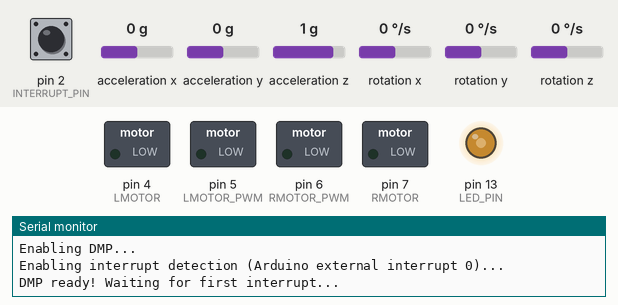
Recording of a sketch running on a simulated Arduino Uno, built with avr-gcc and run on an emulated ATmega328P. On the bench: switched loads named in the sketch (green lamp = pin HIGH), output pins drawn as LEDs (lit = HIGH), the last lines printed to the serial monitor. Inputs (shaded band) come from the test bench; at power-on: acceleration x 0 g, acceleration y 0 g, pin 2 (INTERRUPT_PIN) LOW, acceleration z 1 g, rotation x 0 °/s, rotation y 0 °/s, rotation z 0 °/s. The sensor or clock chip raises its interrupt line as the real part does.

Above: at 1.7 s.
1.8 s: acceleration x set to -1.4 g
At 3.62 s:
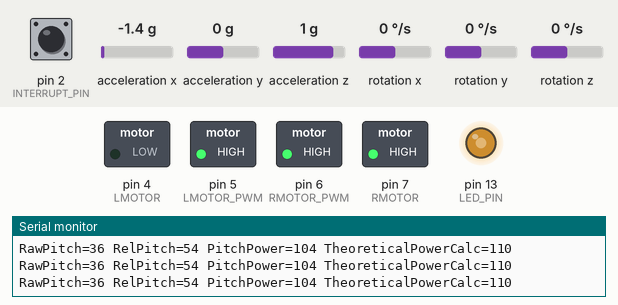
4.8 s: acceleration x set to 0 g
At 5.54 s:
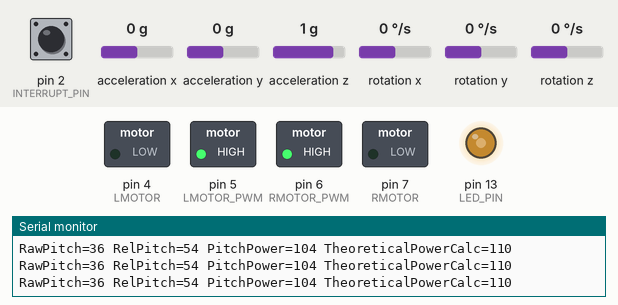
7.8 s: acceleration x set to 0.8 g
At 7.98 s:
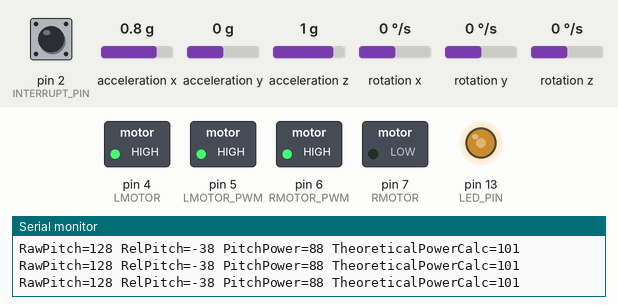
10.8 s: acceleration y set to -1.4 g
Timing chart, 0 to 14.8 s (numbered marks = the images above; inputs shaded):
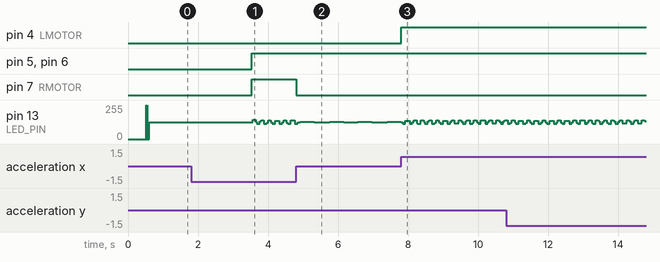

The sketch:

SelfBalancingBot2.ino
```cpp
/******************************************************************************
# Simple self-balancing robot code for Arduino w. MPU 6050
# Implemented based off Jeff Rowberg's MPU 6050 + Teapot impl.
# Sheridan College Robotics, 2019
******************************************************************************/

#include "math.h"

// I2Cdev and MPU6050 must be installed as libraries, or else the .cpp/.h files
// for both classes must be in the include path of your project
#include "I2Cdev.h"

#include "MPU6050_6Axis_MotionApps20.h"

// Arduino Wire library is required if I2Cdev I2CDEV_ARDUINO_WIRE implementation
// is used in I2Cdev.h
#if I2CDEV_IMPLEMENTATION == I2CDEV_ARDUINO_WIRE
    #include "Wire.h"
#endif

// class default I2C address is 0x68
// specific I2C addresses may be passed as a parameter here
// AD0 low = 0x68 (default for SparkFun breakout and InvenSense evaluation board)
// AD0 high = 0x69
MPU6050 mpu;
//MPU6050 mpu(0x69); // <-- use for AD0 high

/* =========================================================================
   NOTE: In addition to connection 3.3v, GND, SDA, and SCL, this sketch
   depends on the MPU-6050's INT pin being connected to the Arduino's
   external interrupt #0 pin. On the Arduino Uno and Mega 2560, this is
   digital I/O pin 2.
 * ========================================================================= */


// uncomment "OUTPUT_READABLE_QUATERNION" if you want to see the actual
// quaternion components in a [w, x, y, z] format (not best for parsing
// on a remote host such as Processing or something though)
//#define OUTPUT_READABLE_QUATERNION

// uncomment "OUTPUT_READABLE_EULER" if you want to see Euler angles
// (in degrees) calculated from the quaternions coming from the FIFO.
// Note that Euler angles suffer from gimbal lock (for more info, see
// http://en.wikipedia.org/wiki/Gimbal_lock)
//#define OUTPUT_READABLE_EULER

// uncomment "OUTPUT_READABLE_YAWPITCHROLL" if you want to see the yaw/
// pitch/roll angles (in degrees) calculated from the quaternions coming
// from the FIFO. Note this also requires gravity vector calculations.
// Also note that yaw/pitch/roll angles suffer from gimbal lock (for
// more info, see: http://en.wikipedia.org/wiki/Gimbal_lock)
#define OUTPUT_READABLE_YAWPITCHROLL

// uncomment "OUTPUT_READABLE_REALACCEL" if you want to see acceleration
// components with gravity removed. This acceleration reference frame is
// not compensated for orientation, so +X is always +X according to the
// sensor, just without the effects of gravity. If you want acceleration
// compensated for orientation, us OUTPUT_READABLE_WORLDACCEL instead.
//#define OUTPUT_READABLE_REALACCEL

// uncomment "OUTPUT_READABLE_WORLDACCEL" if you want to see acceleration
// components with gravity removed and adjusted for the world frame of
// reference (yaw is relative to initial orientation, since no magnetometer
// is present in this case). Could be quite handy in some cases.
//#define OUTPUT_READABLE_WORLDACCEL

// uncomment "OUTPUT_TEAPOT" if you want output that matches the
// format used for the InvenSense teapot demo
//#define OUTPUT_TEAPOT


#define INTERRUPT_PIN 2  // use pin 2 on Arduino Uno & most boards
#define LED_PIN 13 // (Arduino is 13, Teensy is 11, Teensy++ is 6)
bool blinkState = false;

// MPU control/status vars
bool dmpReady = false;  // set true if DMP init was successful
uint8_t mpuIntStatus;   // holds actual interrupt status byte from MPU
uint8_t devStatus;      // return status after each device operation (0 = success, !0 = error)
uint16_t packetSize;    // expected DMP packet size (default is 42 bytes)
uint16_t fifoCount;     // count of all bytes currently in FIFO
uint8_t fifoBuffer[64]; // FIFO storage buffer

// orientation/motion vars
Quaternion q;           // [w, x, y, z]         quaternion container
VectorInt16 aa;         // [x, y, z]            accel sensor measurements
VectorInt16 aaReal;     // [x, y, z]            gravity-free accel sensor measurements
VectorInt16 aaWorld;    // [x, y, z]            world-frame accel sensor measurements
VectorFloat gravity;    // [x, y, z]            gravity vector
float euler[3];         // [psi, theta, phi]    Euler angle container
float ypr[3];           // [yaw, pitch, roll]   yaw/pitch/roll container and gravity vector
int j = 0;
float correct = 0.0f;


// packet structure for InvenSense teapot demo
uint8_t teapotPacket[14] = { '$', 0x02, 0,0, 0,0, 0,0, 0,0, 0x00, 0x00, '\r', '\n' };


// L298 Motor Shield Config
#define LMOTOR 4
#define LMOTOR_PWM 5
#define RMOTOR 7
#define RMOTOR_PWM 6

// Gyro Offsets
#define GYRO_X_OFFSET   -8
#define GYRO_Y_OFFSET   37
#define GYRO_Z_OFFSET   68
#define ACCEL_X_OFFSET  1635
#define ACCEL_Y_OFFSET  -4236
#define ACCEL_Z_OFFSET  1788


// ================================================================
// ===               INTERRUPT DETECTION ROUTINE                ===
// ================================================================

volatile bool mpuInterrupt = false;     // indicates whether MPU interrupt pin has gone high
void dmpDataReady() {
    mpuInterrupt = true;
}


// ================================================================
// ===                      INITIAL SETUP                       ===
// ================================================================

void setup() {

    // Motor Shield
    pinMode(LMOTOR, OUTPUT);
    pinMode(LMOTOR_PWM, OUTPUT);
    pinMode(RMOTOR, OUTPUT);
    pinMode(RMOTOR_PWM, OUTPUT);

    // join I2C bus (I2Cdev library doesn't do this automatically)
    #if I2CDEV_IMPLEMENTATION == I2CDEV_ARDUINO_WIRE
        Wire.begin();
        Wire.setClock(400000); // 400kHz I2C clock. Comment this line if having compilation difficulties
    #elif I2CDEV_IMPLEMENTATION == I2CDEV_BUILTIN_FASTWIRE
        Fastwire::setup(400, true);
    #endif

    // initialize serial communication
    // (115200 chosen because it is required for Teapot Demo output, but it's
    // really up to you depending on your project)
    Serial.begin(115200);
    while (!Serial); // wait for Leonardo enumeration, others continue immediately

    // NOTE: 8MHz or slower host processors, like the Teensy @ 3.3V or Arduino
    // Pro Mini running at 3.3V, cannot handle this baud rate reliably due to
    // the baud timing being too misaligned with processor ticks. You must use
    // 38400 or slower in these cases, or use some kind of external separate
    // crystal solution for the UART timer.

    // initialize device
    Serial.println(F("Initializing I2C devices..."));
    mpu.initialize();
    pinMode(INTERRUPT_PIN, INPUT);

    // verify connection
    Serial.println(F("Testing device connections..."));
    Serial.println(mpu.testConnection() ? F("MPU6050 connection successful") : F("MPU6050 connection failed"));

    while (Serial.available() && Serial.read()); // empty buffer again

    // load and configure the DMP
    Serial.println(F("Initializing DMP..."));
    devStatus = mpu.dmpInitialize();

    mpu.setXGyroOffset(GYRO_X_OFFSET);
    mpu.setYGyroOffset(GYRO_Y_OFFSET);
    mpu.setZGyroOffset(GYRO_Z_OFFSET);
    mpu.setXAccelOffset(ACCEL_X_OFFSET);
    mpu.setYAccelOffset(ACCEL_Y_OFFSET);
    mpu.setZAccelOffset(ACCEL_Z_OFFSET);

    // make sure it worked (returns 0 if so)
    if (devStatus == 0) {
        // Calibration Time: generate offsets and calibrate our MPU6050
        mpu.CalibrateAccel(6);
        mpu.CalibrateGyro(6);
        mpu.PrintActiveOffsets();
        // turn on the DMP, now that it's ready
        Serial.println(F("Enabling DMP..."));
        mpu.setDMPEnabled(true);

        // enable Arduino interrupt detection
        Serial.print(F("Enabling interrupt detection (Arduino external interrupt "));
        Serial.print(digitalPinToInterrupt(INTERRUPT_PIN));
        Serial.println(F(")..."));
        attachInterrupt(digitalPinToInterrupt(INTERRUPT_PIN), dmpDataReady, RISING);
        mpuIntStatus = mpu.getIntStatus();

        // set our DMP Ready flag so the main loop() function knows it's okay to use it
        Serial.println(F("DMP ready! Waiting for first interrupt..."));
        dmpReady = true;

        // get expected DMP packet size for later comparison
        packetSize = mpu.dmpGetFIFOPacketSize();
    } else {
        // ERROR!
        // 1 = initial memory load failed
        // 2 = DMP configuration updates failed
        // (if it's going to break, usually the code will be 1)
        Serial.print(F("DMP Initialization failed (code "));
        Serial.print(devStatus);
        Serial.println(F(")"));
    }

    // configure LED for output
    pinMode(LED_PIN, OUTPUT);
}


// ================================================================
// ===                    MAIN PROGRAM LOOP                     ===
// ================================================================

void loop() {
    // if programming failed, don't try to do anything
    if (!dmpReady) return;

    // wait for MPU interrupt or extra packet(s) available
    while (!mpuInterrupt && fifoCount < packetSize) {
        if (mpuInterrupt && fifoCount < packetSize) {
          // try to get out of the infinite loop
          fifoCount = mpu.getFIFOCount();
        }

        // other program behavior stuff here
    }

    // reset interrupt flag and get INT_STATUS byte
    mpuInterrupt = false;
    mpuIntStatus = mpu.getIntStatus();

    // get current FIFO count
    fifoCount = mpu.getFIFOCount();
  	if(fifoCount < packetSize){
  	        //Lets go back and wait for another interrupt. We shouldn't be here, we got an interrupt from another event
  			// This is blocking so don't do it   while (fifoCount < packetSize) fifoCount = mpu.getFIFOCount();
  	}

    // check for overflow (this should never happen unless our code is too inefficient)
    else if ((mpuIntStatus & _BV(MPU6050_INTERRUPT_FIFO_OFLOW_BIT)) || fifoCount >= 1024) {
        // reset so we can continue cleanly
        mpu.resetFIFO();
      //  fifoCount = mpu.getFIFOCount();  // will be zero after reset no need to ask
        Serial.println(F("FIFO overflow!"));

    // otherwise, check for DMP data ready interrupt (this should happen frequently)
    } else if (mpuIntStatus & _BV(MPU6050_INTERRUPT_DMP_INT_BIT)) {

        // read a packet from FIFO
      	while(fifoCount >= packetSize) { // Lets catch up to NOW, someone is using the dreaded delay()!
      		mpu.getFIFOBytes(fifoBuffer, packetSize);
      		// track FIFO count here in case there is > 1 packet available
      		// (this lets us immediately read more without waiting for an interrupt)
      		fifoCount -= packetSize;
      	}

       //drive(ypr[1] * 180/M_PI);

        #ifdef OUTPUT_READABLE_QUATERNION
            // display quaternion values in easy matrix form: w x y z
            mpu.dmpGetQuaternion(&q, fifoBuffer);
            Serial.print("quat\t");
            Serial.print(q.w);
            Serial.print("\t");
            Serial.print(q.x);
            Serial.print("\t");
            Serial.print(q.y);
            Serial.print("\t");
            Serial.println(q.z);
        #endif

        #ifdef OUTPUT_READABLE_EULER
            // display Euler angles in degrees
            mpu.dmpGetQuaternion(&q, fifoBuffer);
            mpu.dmpGetEuler(euler, &q);
            Serial.print("euler\t");
            Serial.print(euler[0] * 180/M_PI);
            Serial.print("\t");
            Serial.print(euler[1] * 180/M_PI);
            Serial.print("\t");
            Serial.println(euler[2] * 180/M_PI);
        #endif

        #ifdef OUTPUT_READABLE_YAWPITCHROLL
          mpu.dmpGetQuaternion(&q, fifoBuffer);
          mpu.dmpGetGravity(&gravity, &q);
          mpu.dmpGetYawPitchRoll(ypr, &q, &gravity);
          // Yaw, Pitch, Roll values - Radians to degrees
          ypr[0] = ypr[0] * 180 / M_PI;
          ypr[1] = ypr[1] * 180 / M_PI;
          ypr[2] = ypr[2] * 180 / M_PI;

          // Skip 300 readings (self-calibration process)
          if (j <= 300) {
            correct = ypr[0]; // Yaw starts at random value, so we capture last value after 300 readings
            j++;
          }
          // After 300 readings
          else {
            ypr[0] = ypr[0] - correct; // Set the Yaw to 0 deg - subtract  the last random Yaw value from the currrent value to make the Yaw 0 degrees
            // Map the values of the MPU6050 sensor from -90 to 90 to values suatable for the servo control from 0 to 180
            int servo0Value = map(ypr[0], -90, 90, 0, 180);
            int servo1Value = map(ypr[1], -90, 90, 0, 180);
            int servo2Value = map(ypr[2], -90, 90, 180, 0);

            newDrive(servo1Value);

            // Control the servos according to the MPU6050 orientation
            // Debug
            //servo0.write(servo0Value);
            //servo1.write(servo1Value);
            //servo2.write(servo2Value);
            //Serial.print("x\t");
            //Serial.print(servo0Value);
            //Serial.print("y\t");
            //Serial.print(servo1Value);
            //Serial.print("z\t");
            //Serial.println(servo2Value);
          }
        #endif

        #ifdef OUTPUT_READABLE_REALACCEL
            // display real acceleration, adjusted to remove gravity
            mpu.dmpGetQuaternion(&q, fifoBuffer);
            mpu.dmpGetAccel(&aa, fifoBuffer);
            mpu.dmpGetGravity(&gravity, &q);
            mpu.dmpGetLinearAccel(&aaReal, &aa, &gravity);
            Serial.print("areal\t");
            Serial.print(aaReal.x);
            Serial.print("\t");
            Serial.print(aaReal.y);
            Serial.print("\t");
            Serial.println(aaReal.z);
        #endif

        #ifdef OUTPUT_READABLE_WORLDACCEL
            // display initial world-frame acceleration, adjusted to remove gravity
            // and rotated based on known orientation from quaternion
            mpu.dmpGetQuaternion(&q, fifoBuffer);
            mpu.dmpGetAccel(&aa, fifoBuffer);
            mpu.dmpGetGravity(&gravity, &q);
            mpu.dmpGetLinearAccel(&aaReal, &aa, &gravity);
            mpu.dmpGetLinearAccelInWorld(&aaWorld, &aaReal, &q);
            Serial.print("aworld\t");
            Serial.print(aaWorld.x);
            Serial.print("\t");
            Serial.print(aaWorld.y);
            Serial.print("\t");
            Serial.println(aaWorld.z);
        #endif

        #ifdef OUTPUT_TEAPOT
            // display quaternion values in InvenSense Teapot demo format:
            teapotPacket[2] = fifoBuffer[0];
            teapotPacket[3] = fifoBuffer[1];
            teapotPacket[4] = fifoBuffer[4];
            teapotPacket[5] = fifoBuffer[5];
            teapotPacket[6] = fifoBuffer[8];
            teapotPacket[7] = fifoBuffer[9];
            teapotPacket[8] = fifoBuffer[12];
            teapotPacket[9] = fifoBuffer[13];
            Serial.write(teapotPacket, 14);
            teapotPacket[11]++; // packetCount, loops at 0xFF on purpose
        #endif

        // blink LED to indicate activity
        blinkState = !blinkState;
        digitalWrite(LED_PIN, blinkState);
    }
}

/**
 * Based on pitch, discern:
 * - Relative pitch
 * - Motor drive power
 * - Direction (opposite of pitch dir)
 */
void newDrive(int pitch) {

  int relPitch = 90 - pitch;
  int pitchPwr = abs(relPitch) + 50;

  String debugMsg = "RawPitch=" + String(pitch) + " RelPitch=" + String(relPitch) + " PitchPower=" + String(pitchPwr) + " TheoreticalPowerCalc=" + String(powerCalc(relPitch));

  if(relPitch < 0) {
    Serial.println(debugMsg);
    driveForward(powerCalc(pitchPwr));

  } else if(relPitch > 0) {
    Serial.println(debugMsg);
    driveReverse(powerCalc(pitchPwr));

  } else {
    halt();
  }

}


void drive(float pitch) {

  float threshold = 4;

  String msg;

  if(pitch <= -threshold) {
    msg = "TURN FORWARD " + String("(") + String(pitch, 5) + String(")") + " WITH PWM OF " + String(powerCalc(pitch));
    Serial.println(msg);
    driveForward(pitch);
  } else if(pitch >= threshold) {
    msg = "TURN BACK " + String("(") + String(pitch, 5) + String(")") + " WITH PWM OF " + String(powerCalc(pitch));
    Serial.println(msg);
    driveReverse(pitch);
  } else {
    halt();
  }
}

/**
 * Derive PWM signal for L293 enable
 * Takes into account PWN range, and through some really bad math,
 *  smoothens (is this even a word) the signal on rise/drops
 */
int powerCalc(float pitch) {

  int powerDrop = 0;
  // just like most things, based on a pure, dumb, assumption
  int multiplier = 64;

  // note to self, perhaps consider quadratic model? logarithmetic too steep...
  float floatPwr = multiplier * log10(abs(pitch)) - powerDrop;

  return (int) floatPwr;
}


void driveForward(int power) {
    digitalWrite(LMOTOR, HIGH);
    digitalWrite(LMOTOR_PWM, power);

    digitalWrite(RMOTOR, LOW);
    digitalWrite(RMOTOR_PWM, power);
}


void driveReverse(int power) {
    digitalWrite(LMOTOR, LOW);
    digitalWrite(LMOTOR_PWM, power);

    digitalWrite(RMOTOR, HIGH);
    digitalWrite(RMOTOR_PWM, power);
}

/**
 * Motor halt via enable low on both EN1 & EN2
 */
void halt() {
    digitalWrite(LMOTOR, 0);
    digitalWrite(RMOTOR, 0);
}
```

Measured:
- after the input at 1.8 s, pin 5 (LMOTOR_PWM), pin 6 (RMOTOR_PWM), pin 7 (RMOTOR): LOW → HIGH after 1.7 s
- after the input at 4.8 s, pin 7 (RMOTOR): HIGH → LOW at once
- after the input at 7.8 s, pin 4 (LMOTOR): LOW → HIGH at once
